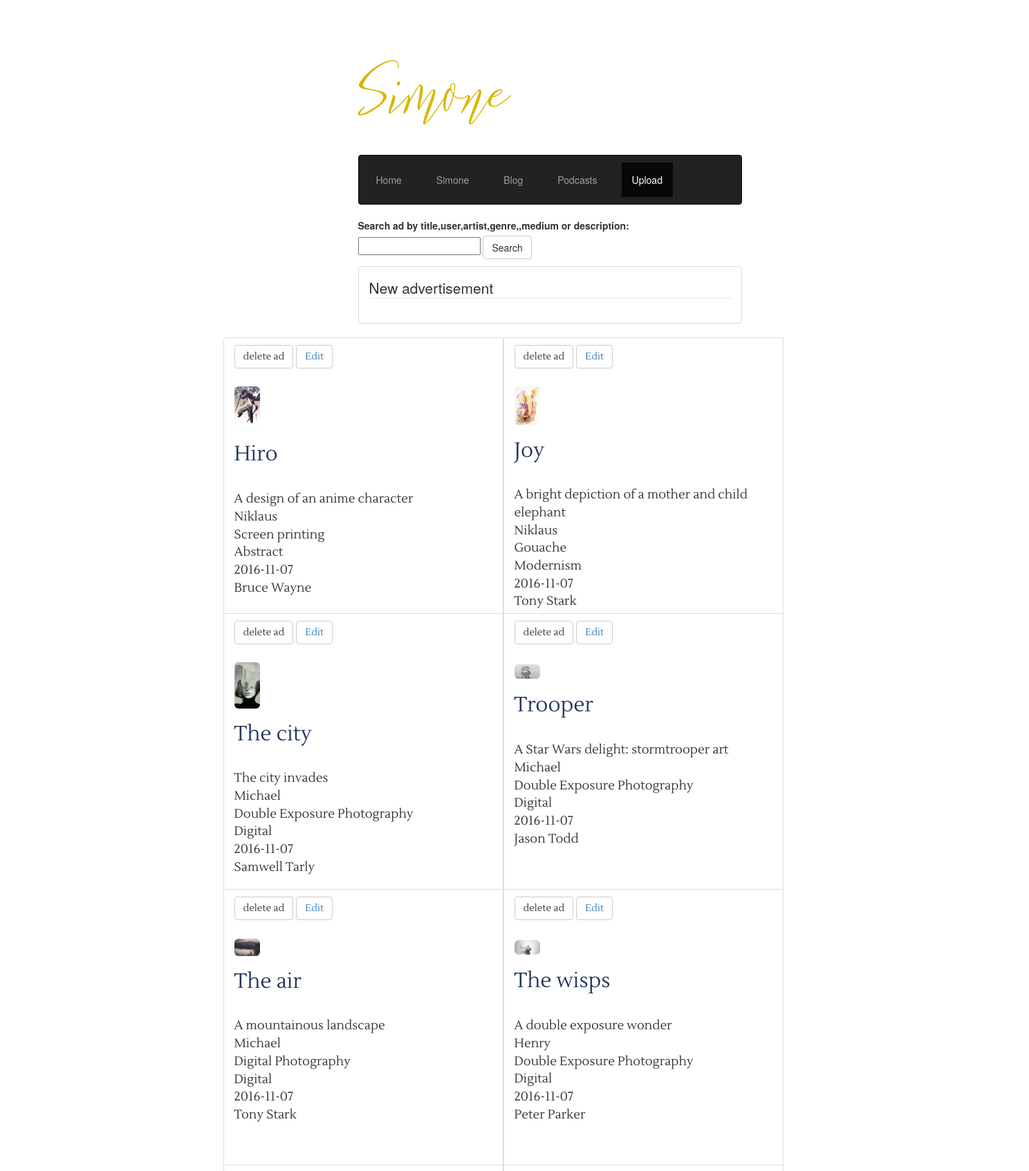
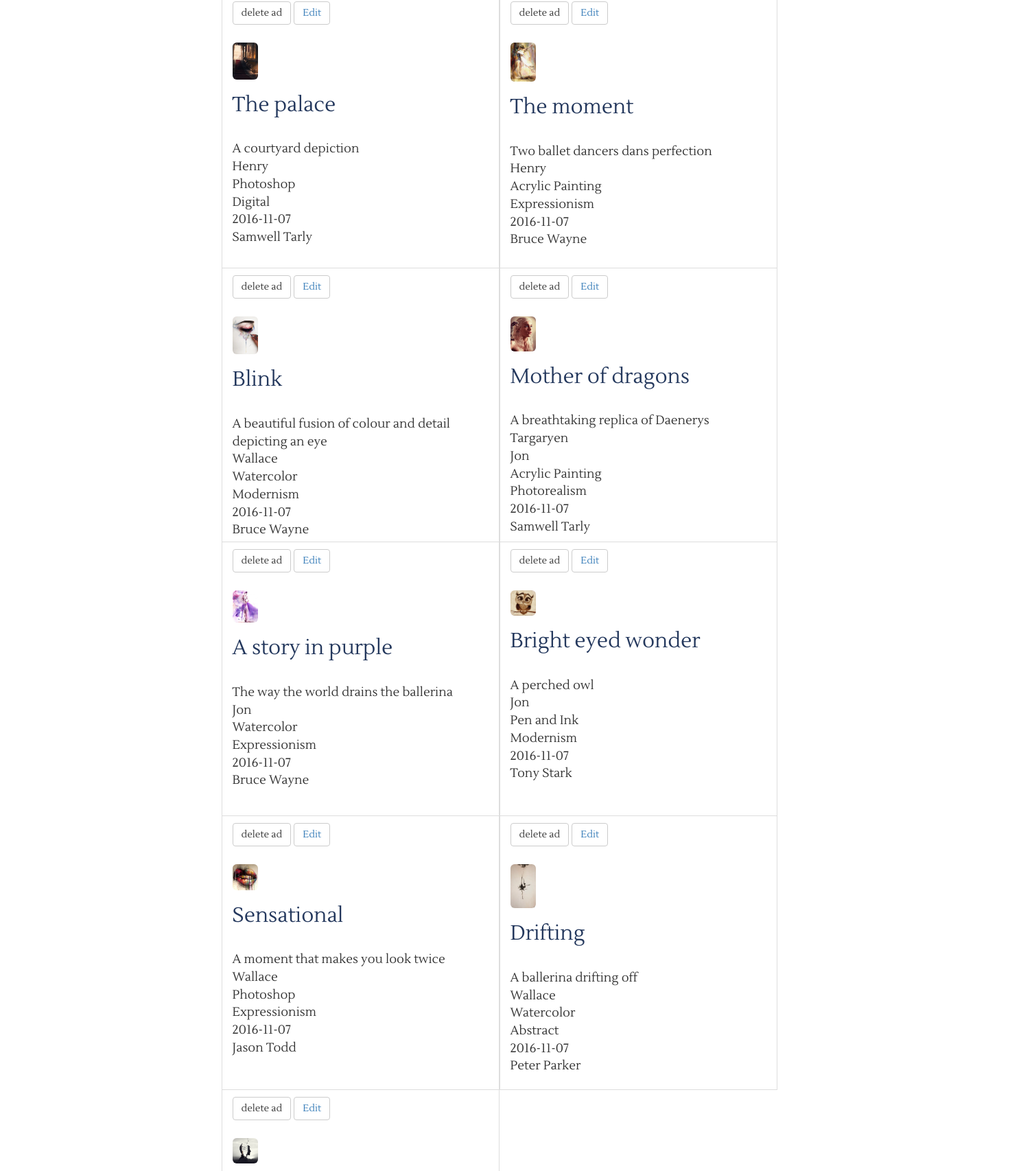
The page /admin/simone.php (upper part) on the database its author committed (2 pictures, top to bottom).
### tables this page shows
CREATE TABLE `advert` (
  `ad_id` int(11) NOT NULL,
  `user` varchar(100) NOT NULL,
  `user_id` int(11) NOT NULL,
  `item_name` varchar(100) NOT NULL,
  `description` text NOT NULL,
  `artist` varchar(100) NOT NULL,
  `genre` varchar(100) NOT NULL,
  `type` varchar(100) NOT NULL,
  `price` decimal(20,2) NOT NULL,
  `image` blob NOT NULL,
  `postDate` date NOT NULL
);

### admin/simone.php (the view, shortened to what this page needs)
<?php
 		include "../conn.php";
	?>
<!DOCTYPE html>
<html>
	<head>
		<link rel="stylesheet" type="text/css" href="../bootstrap/css/bootstrap.css">
		<link rel="stylesheet" type="text/css" href="../style.css">
	</head>
	<body id="home-bod">
	<div class="container">
		<div class="row">
			<div class="col-md-10 col-md-offset-3 col-sml-4 col-xs-4">
			<br />
			<br />
			<div class="container" id="container-home">
			<div class="row">
				<div class="col-md-6 col-md-offset-2 col-sml-4 col-xs-4">
					<div id="head">
						<h1> <a href="home.php"> Simone</a> </h1>
					</div>
					<nav class="navbar navbar-inverse">
				<ul class="nav navbar-nav">
			    <li><a href="../home.php">Home</a></li>
				<li><a href="../profile.php">Simone</a></li>
				<li><a href="../blog.php">Blog</a></li>
				<li><a href="../podcast.php">Podcasts</a></li>
				<li class="active"><a href="simone.php">Upload</a></li>
				</ul>
			</nav>
					<div id="container">
				<form method="post" action="search.php">
					<label for="search">Search ad by title,user,artist,genre,,medium or description:</label>
				    <input type="text" name="search" id="search" class='search_box'/>
				    <input type="submit" value="Search" id="search2" class="btn btn-default" /><br />
				</form>
				</div>
				<div>
					<div class="panel panel-default">
					<div class="panel-body">
						<form action="simone.php" method="post" enctype="multipart/form-data">
							<fieldset>
								<legend  id = "newAdDrop">
									New advertisement
								</legend>
							</fieldset>
						</form>
					</div>
					</div>
				</div>
			</div>
		</div>
		<?php
				$sql2 = "SELECT * FROM advert Order by ad_id desc";
				$result = mysqli_query($conn,$sql2);
					echo " <ul class='list-group'>";
				  	 while($row = mysqli_fetch_assoc($result))
				  	 {
				    	?>
				    	 <li class='list-group-item' id="<?php echo $row['ad_id'];?>">
				    	<input type='submit' name='delete' value='delete ad' class='btn btn-default delete' />
				    	 <?php  echo "<button type='button' name='edit'  id='edit' class='btn btn-default edit'><a href='editAd.php?id=".$row['ad_id']."'>Edit </a></button>  "; ?>
				    	 <br />
				    	 <br />
				    	<?php
				        	echo "<img class='img-rounded' src='../" .$row["image"]. " '> <h3>". $row["item_name"]."</h3> <br />".$row["description"]." <br />".$row["user"]   ." <br />".$row["type"] ." <br />".$row["genre"] ." <br />".$row["postDate"] ." <br />".$row["artist"];
				  	echo "	</li>";
				 }
				echo  "</ul>";
		?>
	</div>
	</div>
	</div>
	</div>
	</body>
</html>

### style.css (style rules this page uses)
h1 { font-family: 'Frutilla Script', serif; font-size: 140px; color: #24385d; text-align: left; }
#head a { text-decoration: none; color: #d7b600; }
h3 { font-family: 'Lustria-Regular', sans-serif; font-size: 30px; color: #24385d; }
.list-group { background-color: rgba(255,255,255,0.5); font-family: 'Lustria-Regular', serif; width: 900px; }
.list-group-item { background-color: rgba(255,255,255,0.5); font-family:'Lustria-Regular', serif; font-size: 18px; width: 45%; height: 400px; }
.container { z-index: 300; }
li { float: left; padding: 10px; }
li img { width:10%; position: relative; }

### rows shown on the page
advert: image (picture), item_name "Hiro", description "A design of an anime character", user "Niklaus", type "Screen printing", genre "Abstract", postDate "2016-11-07", artist "Bruce Wayne"
advert: image (picture), item_name "Joy", description "A bright depiction of a mother and child elephant", user "Niklaus", type "Gouache", genre "Modernism", postDate "2016-11-07", artist "Tony Stark"
advert: image (picture), item_name "The city", description "The city invades", user "Michael", type "Double Exposure Photography", genre "Digital", postDate "2016-11-07", artist "Samwell Tarly"
advert: image (picture), item_name "Trooper", description "A Star Wars delight: stormtrooper art", user "Michael", type "Double Exposure Photography", genre "Digital", postDate "2016-11-07", artist "Jason Todd"
advert: image (picture), item_name "The air", description "A mountainous landscape", user "Michael", type "Digital Photography", genre "Digital", postDate "2016-11-07", artist "Tony Stark"
advert: image (picture), item_name "The wisps", description "A double exposure wonder", user "Henry", type "Double Exposure Photography", genre "Digital", postDate "2016-11-07", artist "Peter Parker"
advert: image (picture), item_name "The palace", description "A courtyard depiction", user "Henry", type "Photoshop", genre "Digital", postDate "2016-11-07", artist "Samwell Tarly"
advert: image (picture), item_name "The moment", description "Two ballet dancers dans perfection", user "Henry", type "Acrylic Painting", genre "Expressionism", postDate "2016-11-07", artist "Bruce Wayne"
advert: image (picture), item_name "Blink", description "A beautiful fusion of colour and detail depicting an eye", user "Wallace", type "Watercolor", genre "Modernism", postDate "2016-11-07", artist "Bruce Wayne"
advert: image (picture), item_name "Mother of dragons", description "A breathtaking replica of Daenerys Targaryen", user "Jon", type "Acrylic Painting", genre "Photorealism", postDate "2016-11-07", artist "Samwell Tarly"
advert: image (picture), item_name "A story in purple", description "The way the world drains the ballerina", user "Jon", type "Watercolor", genre "Expressionism", postDate "2016-11-07", artist "Bruce Wayne"
advert: image (picture), item_name "Bright eyed wonder", description "A perched owl", user "Jon", type "Pen and Ink", genre "Modernism", postDate "2016-11-07", artist "Tony Stark"
advert: image (picture), item_name "Sensational", description "A moment that makes you look twice", user "Wallace", type "Photoshop", genre "Expressionism", postDate "2016-11-07", artist "Jason Todd"
advert: image (picture), item_name "Drifting", description "A ballerina drifting off", user "Wallace", type "Watercolor", genre "Abstract", postDate "2016-11-07", artist "Peter Parker"
advert: image (picture)
